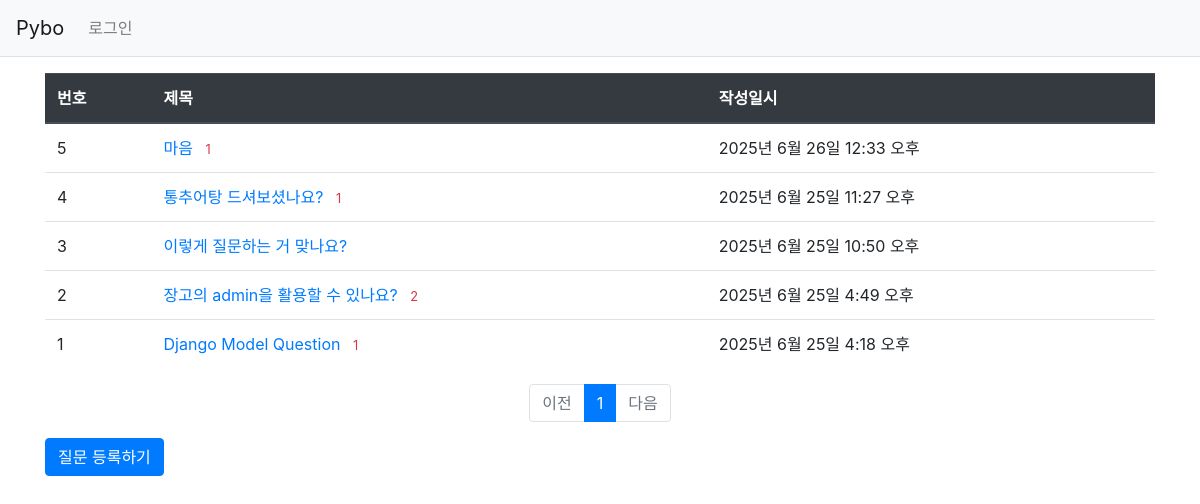
The page /pybo/ on the database as committed earlier.
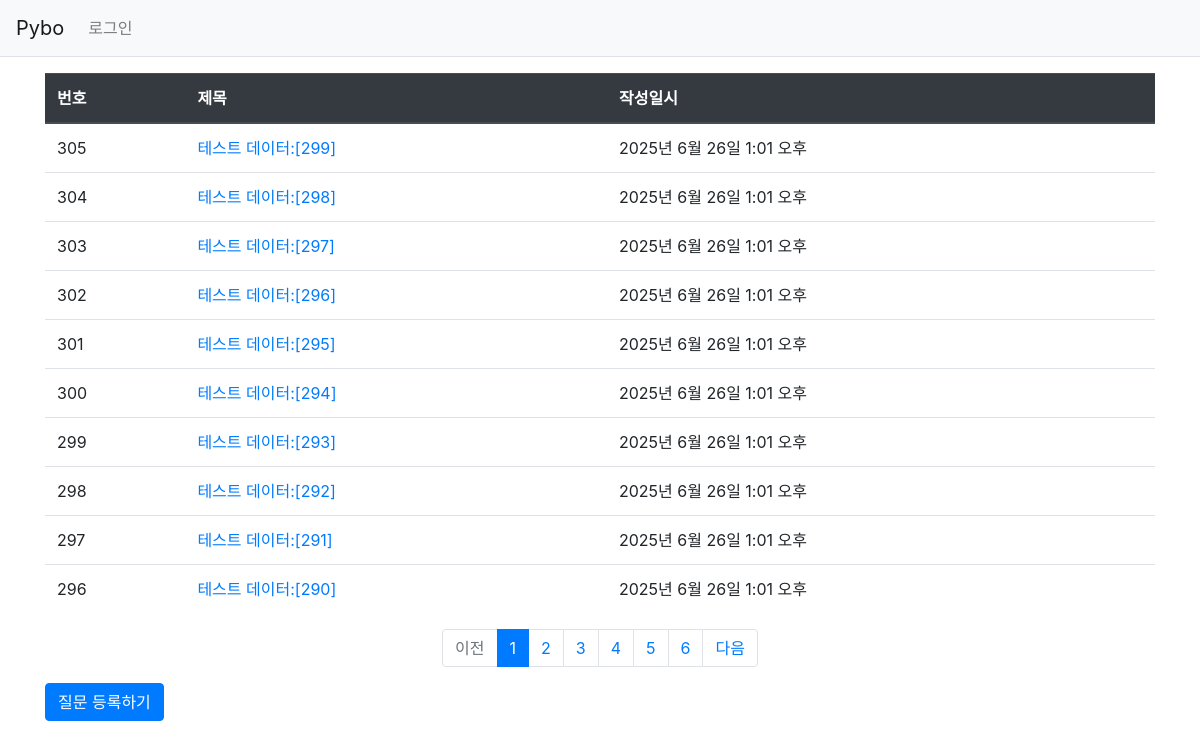
The same page on the database as committed later.
### pybo/models.py (models this page shows, shortened)
class Question(models.Model):
    subject = models.CharField(max_length=200)
    content = models.TextField()
    create_date = models.DateTimeField()

### pybo/views.py (the view)
# urls.py: path('', views.index, name='index'), # / 페이지에 해당하는 urlpatterns
def index(request):
    page = request.GET.get('page', '1')
    question_list = Question.objects.order_by('-create_date') # -create_date는 -기호로 작성일시의 역순을 의미한다.
    paginator = Paginator(question_list, 10) # 페이지당 10개씩 보여달라
    page_obj = paginator.get_page(page)
    context = {'question_list': page_obj} # 조회한 Question 모델 데이터를 context 변수에 저장했다. render 함수가 템플릿을 HTML로 변환하는 과정에서 사용되는 데이터다.
    return render(request, 'pybo/question_list.html', context)

### pybo/templatetags/pybo_filter.py (called while the page is built)
@register.filter
def sub(value, arg):
    return value -arg

### templates/pybo/question_list.html
{% extends 'base.html' %}
{% load pybo_filter %}
{% block content %}
<div class="container my-3">
    <table class="table">
        <thead>
        <tr class="thead-dark">
            <th>번호</th>
            <th>제목</th>
            <th>작성일시</th>
        </tr>
        </thead>
        <tbody>
        {% if question_list %}
        {% for question in question_list %}
        <tr>
            <td>{{ question_list.paginator.count|sub:question_list.start_index|sub:forloop.counter0|add:1 }}</td>
            <td>
                <a href="{% url 'pybo:detail' question.id %}">
                    {{ question.subject }}
                </a>
                {% if question.answer_set.count > 0 %}
                <span class="text-danger small ml-2">
                    {{ question.answer_set.count }}
                </span>
                {% endif %}
            </td>
            <td>{{ question.create_date }}</td>
        </tr>
        {% endfor %}
        {% else %}
        <tr>
            <td colspan="3">질문이 없습니다.</td>
        </tr>
        {% endif %}
        </tbody>
    </table>
    <ul class="pagination justify-content-center">
        {% if question_list.has_previous %}
        <li class="page-item">
            <a href="?page={{ question_list.previous_page_number }}" class="page-link">
                이전
            </a>
        </li>
        {% else %}
        <li class="page-item disabled">
            <a href="#" class="page-link" tabindex="-1">이전</a>
        </li>
        {% endif %}
    {% for page_number in question_list.paginator.page_range %}
    {% if page_number >= question_list.number|add:-5 and page_number <= question_list.number|add:5 %}
        {% if page_number == question_list.number %}
        <li class="page-item active" aria-current="page">
            <a href="?page={{ page_number }}" class="page-link">
                {{ page_number }}
            </a>
        </li>
    {% else %}
        <li class="page-item">
            <a href="?page={{ page_number }}" class="page-link">
            {{ page_number }}
            </a>
        </li>
        {% endif %}
    {% endif %}
    {% endfor %}
    {% if question_list.has_next %}
        <li class="page-item">
            <a href="?page={{ question_list.next_page_number }}" class="page-link">
            다음
            </a>
        </li>
        {% else %}
        <li class="page-item disabled">
            <a href="#" class="page-link" tabindex="1" aria-disabled="true">
                다음
            </a>
        </li>
        {% endif %}
    </ul>
    <a href="{% url 'pybo:question_create' %}" class="btn btn-primary">
        질문 등록하기
    </a>
</div>
{% endblock %}

Rows that differ between the two databases and show on the page:
no longer on this page (row unchanged): Question: paginator.count|sub "5", subject "마음", answer_set.count "1", create_date "2025년 6월 26일 12:33 오후"
no longer on this page (row unchanged): Question: paginator.count|sub "4", subject "통추어탕 드셔보셨나요?", answer_set.count "1", create_date "2025년 6월 25일 11:27 오후"
no longer on this page (row unchanged): Question: paginator.count|sub "3", subject "이렇게 질문하는 거 맞나요?", create_date "2025년 6월 25일 10:50 오후"
no longer on this page (row unchanged): Question: paginator.count|sub "2", subject "장고의 admin을 활용할 수 있나요?", answer_set.count "2", create_date "2025년 6월 25일 4:49 오후"
no longer on this page (row unchanged): Question: paginator.count|sub "1", subject "Django Model Question", answer_set.count "1", create_date "2025년 6월 25일 4:18 오후"
added Question: paginator.count|sub "305", subject "테스트 데이터:[299]", create_date "2025년 6월 26일 1:01 오후"
added Question: paginator.count|sub "304", subject "테스트 데이터:[298]", create_date "2025년 6월 26일 1:01 오후"
added Question: paginator.count|sub "303", subject "테스트 데이터:[297]", create_date "2025년 6월 26일 1:01 오후"
added Question: paginator.count|sub "302", subject "테스트 데이터:[296]", create_date "2025년 6월 26일 1:01 오후"
added Question: paginator.count|sub "301", subject "테스트 데이터:[295]", create_date "2025년 6월 26일 1:01 오후"
added Question: paginator.count|sub "300", subject "테스트 데이터:[294]", create_date "2025년 6월 26일 1:01 오후"
added Question: paginator.count|sub "299", subject "테스트 데이터:[293]", create_date "2025년 6월 26일 1:01 오후"
added Question: paginator.count|sub "298", subject "테스트 데이터:[292]", create_date "2025년 6월 26일 1:01 오후"
added Question: paginator.count|sub "297", subject "테스트 데이터:[291]", create_date "2025년 6월 26일 1:01 오후"
added Question: paginator.count|sub "296", subject "테스트 데이터:[290]", create_date "2025년 6월 26일 1:01 오후"
Other text that changed with them:
new list line: "2"
new list line: "3"
new list line: "4"
new list line: "5"
new list line: "6"
